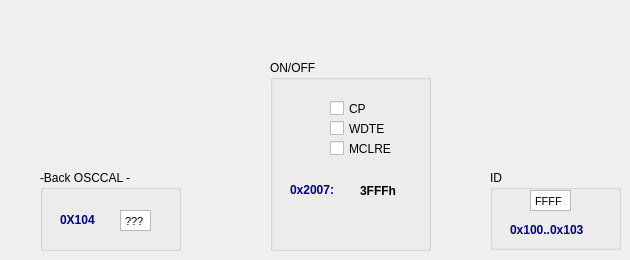
     <widget class="QWidget" name="page_6">
      <widget class="QGroupBox" name="groupBox_12">
       <property name="geometry">
        <rect>
         <x>490</x>
         <y>170</y>
         <width>131</width>
         <height>80</height>
        </rect>
       </property>
       <property name="title">
        <string>ID</string>
       </property>
       <widget class="QTextEdit" name="txtE_low_8_10f">
        <property name="enabled">
         <bool>true</bool>
        </property>
        <property name="geometry">
         <rect>
          <x>40</x>
          <y>20</y>
          <width>41</width>
          <height>21</height>
         </rect>
        </property>
        <property name="whatsThis">
         <string notr="true"/>
        </property>
        <property name="accessibleName">
         <string notr="true"/>
        </property>
        <property name="verticalScrollBarPolicy">
         <enum>Qt::ScrollBarAlwaysOff</enum>
        </property>
        <property name="undoRedoEnabled">
         <bool>false</bool>
        </property>
        <property name="html">
         <string>&lt;!DOCTYPE HTML PUBLIC &quot;-//W3C//DTD HTML 4.0//EN&quot; &quot;http://www.w3.org/TR/REC-html40/strict.dtd&quot;&gt;
&lt;html&gt;&lt;head&gt;&lt;meta name=&quot;qrichtext&quot; content=&quot;1&quot; /&gt;&lt;style type=&quot;text/css&quot;&gt;
p, li { white-space: pre-wrap; }
&lt;/style&gt;&lt;/head&gt;&lt;body style=&quot; font-family:'MS Shell Dlg 2'; font-size:8.25pt; font-weight:400; font-style:normal;&quot;&gt;
&lt;p style=&quot; margin-top:0px; margin-bottom:0px; margin-left:0px; margin-right:0px; -qt-block-indent:0; text-indent:0px;&quot;&gt;&lt;span style=&quot; font-size:8pt;&quot;&gt;FFFF&lt;/span&gt;&lt;/p&gt;&lt;/body&gt;&lt;/html&gt;</string>
        </property>
        <property name="overwriteMode">
         <bool>true</bool>
        </property>
        <property name="tabStopWidth">
         <number>2</number>
        </property>
        <property name="acceptRichText">
         <bool>true</bool>
        </property>
       </widget>
       <widget class="QLabel" name="label_11_10f">
        <property name="geometry">
         <rect>
          <x>20</x>
          <y>50</y>
          <width>101</width>
          <height>20</height>
         </rect>
        </property>
        <property name="palette">
         <palette>
          <active>
           <colorrole role="WindowText">
            <brush brushstyle="SolidPattern">
             <color alpha="255">
              <red>0</red>
              <green>0</green>
              <blue>127</blue>
             </color>
            </brush>
           </colorrole>
           <colorrole role="Text">
            <brush brushstyle="SolidPattern">
             <color alpha="255">
              <red>0</red>
              <green>0</green>
              <blue>127</blue>
             </color>
            </brush>
           </colorrole>
           <colorrole role="ButtonText">
            <brush brushstyle="SolidPattern">
             <color alpha="255">
              <red>0</red>
              <green>0</green>
              <blue>127</blue>
             </color>
            </brush>
           </colorrole>
          </active>
          <inactive>
           <colorrole role="WindowText">
            <brush brushstyle="SolidPattern">
             <color alpha="255">
              <red>0</red>
              <green>0</green>
              <blue>127</blue>
             </color>
            </brush>
           </colorrole>
           <colorrole role="Text">
            <brush brushstyle="SolidPattern">
             <color alpha="255">
              <red>0</red>
              <green>0</green>
              <blue>127</blue>
             </color>
            </brush>
           </colorrole>
           <colorrole role="ButtonText">
            <brush brushstyle="SolidPattern">
             <color alpha="255">
              <red>0</red>
              <green>0</green>
              <blue>127</blue>
             </color>
            </brush>
           </colorrole>
          </inactive>
          <disabled>
           <colorrole role="WindowText">
            <brush brushstyle="SolidPattern">
             <color alpha="255">
              <red>118</red>
              <green>116</green>
              <blue>108</blue>
             </color>
            </brush>
           </colorrole>
           <colorrole role="Text">
            <brush brushstyle="SolidPattern">
             <color alpha="255">
              <red>118</red>
              <green>116</green>
              <blue>108</blue>
             </color>
            </brush>
           </colorrole>
           <colorrole role="ButtonText">
            <brush brushstyle="SolidPattern">
             <color alpha="255">
              <red>118</red>
              <green>116</green>
              <blue>108</blue>
             </color>
            </brush>
           </colorrole>
          </disabled>
         </palette>
        </property>
        <property name="font">
         <font>
          <pointsize>9</pointsize>
          <weight>75</weight>
          <bold>true</bold>
         </font>
        </property>
        <property name="focusPolicy">
         <enum>Qt::ClickFocus</enum>
        </property>
        <property name="contextMenuPolicy">
         <enum>Qt::DefaultContextMenu</enum>
        </property>
        <property name="frameShadow">
         <enum>QFrame::Raised</enum>
        </property>
        <property name="lineWidth">
         <number>2</number>
        </property>
        <property name="text">
         <string>0x100..0x103</string>
        </property>
       </widget>
      </widget>
      <widget class="QGroupBox" name="groupBox_13">
       <property name="geometry">
        <rect>
         <x>270</x>
         <y>60</y>
         <width>161</width>
         <height>191</height>
        </rect>
       </property>
       <property name="title">
        <string>ON/OFF</string>
       </property>
       <widget class="QCheckBox" name="CHb_pic10_wdt">
        <property name="geometry">
         <rect>
          <x>60</x>
          <y>60</y>
          <width>70</width>
          <height>17</height>
         </rect>
        </property>
        <property name="text">
         <string>WDTE</string>
        </property>
       </widget>
       <widget class="QCheckBox" name="CHb_pic10_boden">
        <property name="geometry">
         <rect>
          <x>60</x>
          <y>80</y>
          <width>70</width>
          <height>17</height>
         </rect>
        </property>
        <property name="text">
         <string>MCLRE</string>
        </property>
       </widget>
       <widget class="QCheckBox" name="CHb_pic10_CP">
        <property name="geometry">
         <rect>
          <x>60</x>
          <y>40</y>
          <width>70</width>
          <height>17</height>
         </rect>
        </property>
        <property name="text">
         <string>CP</string>
        </property>
       </widget>
       <widget class="QLabel" name="label_11">
        <property name="geometry">
         <rect>
          <x>20</x>
          <y>120</y>
          <width>61</width>
          <height>20</height>
         </rect>
        </property>
        <property name="palette">
         <palette>
          <active>
           <colorrole role="WindowText">
            <brush brushstyle="SolidPattern">
             <color alpha="255">
              <red>0</red>
              <green>0</green>
              <blue>127</blue>
             </color>
            </brush>
           </colorrole>
           <colorrole role="Text">
            <brush brushstyle="SolidPattern">
             <color alpha="255">
              <red>0</red>
              <green>0</green>
              <blue>127</blue>
             </color>
            </brush>
           </colorrole>
           <colorrole role="ButtonText">
            <brush brushstyle="SolidPattern">
             <color alpha="255">
              <red>0</red>
              <green>0</green>
              <blue>127</blue>
             </color>
            </brush>
           </colorrole>
          </active>
          <inactive>
           <colorrole role="WindowText">
            <brush brushstyle="SolidPattern">
             <color alpha="255">
              <red>0</red>
              <green>0</green>
              <blue>127</blue>
             </color>
            </brush>
           </colorrole>
           <colorrole role="Text">
            <brush brushstyle="SolidPattern">
             <color alpha="255">
              <red>0</red>
              <green>0</green>
              <blue>127</blue>
             </color>
            </brush>
           </colorrole>
           <colorrole role="ButtonText">
            <brush brushstyle="SolidPattern">
             <color alpha="255">
              <red>0</red>
              <green>0</green>
              <blue>127</blue>
             </color>
            </brush>
           </colorrole>
          </inactive>
          <disabled>
           <colorrole role="WindowText">
            <brush brushstyle="SolidPattern">
             <color alpha="255">
              <red>118</red>
              <green>116</green>
              <blue>108</blue>
             </color>
            </brush>
           </colorrole>
           <colorrole role="Text">
            <brush brushstyle="SolidPattern">
             <color alpha="255">
              <red>118</red>
              <green>116</green>
              <blue>108</blue>
             </color>
            </brush>
           </colorrole>
           <colorrole role="ButtonText">
            <brush brushstyle="SolidPattern">
             <color alpha="255">
              <red>118</red>
              <green>116</green>
              <blue>108</blue>
             </color>
            </brush>
           </colorrole>
          </disabled>
         </palette>
        </property>
        <property name="font">
         <font>
          <pointsize>9</pointsize>
          <weight>75</weight>
          <bold>true</bold>
         </font>
        </property>
        <property name="focusPolicy">
         <enum>Qt::ClickFocus</enum>
        </property>
        <property name="contextMenuPolicy">
         <enum>Qt::DefaultContextMenu</enum>
        </property>
        <property name="frameShadow">
         <enum>QFrame::Raised</enum>
        </property>
        <property name="lineWidth">
         <number>2</number>
        </property>
        <property name="text">
         <string>0x2007:</string>
        </property>
       </widget>
       <widget class="QLabel" name="label_12">
        <property name="geometry">
         <rect>
          <x>90</x>
          <y>120</y>
          <width>46</width>
          <height>21</height>
         </rect>
        </property>
        <property name="font">
         <font>
          <pointsize>9</pointsize>
          <weight>75</weight>
          <bold>true</bold>
         </font>
        </property>
        <property name="text">
         <string>3FFFh</string>
        </property>
       </widget>
      </widget>
      <widget class="QGroupBox" name="groupBox_15">
       <property name="geometry">
        <rect>
         <x>40</x>
         <y>170</y>
         <width>141</width>
         <height>81</height>
        </rect>
       </property>
       <property name="title">
        <string>-Back OSCCAL -</string>
       </property>
       <widget class="QTextEdit" name="txtE_low_8_10f_osc">
        <property name="enabled">
         <bool>true</bool>
        </property>
        <property name="geometry">
         <rect>
          <x>80</x>
          <y>40</y>
          <width>31</width>
          <height>21</height>
         </rect>
        </property>
        <property name="whatsThis">
         <string notr="true"/>
        </property>
        <property name="accessibleName">
         <string notr="true"/>
        </property>
        <property name="verticalScrollBarPolicy">
         <enum>Qt::ScrollBarAlwaysOff</enum>
        </property>
        <property name="undoRedoEnabled">
         <bool>false</bool>
        </property>
        <property name="html">
         <string>&lt;!DOCTYPE HTML PUBLIC &quot;-//W3C//DTD HTML 4.0//EN&quot; &quot;http://www.w3.org/TR/REC-html40/strict.dtd&quot;&gt;
&lt;html&gt;&lt;head&gt;&lt;meta name=&quot;qrichtext&quot; content=&quot;1&quot; /&gt;&lt;style type=&quot;text/css&quot;&gt;
p, li { white-space: pre-wrap; }
&lt;/style&gt;&lt;/head&gt;&lt;body style=&quot; font-family:'MS Shell Dlg 2'; font-size:8.25pt; font-weight:400; font-style:normal;&quot;&gt;
&lt;p style=&quot; margin-top:0px; margin-bottom:0px; margin-left:0px; margin-right:0px; -qt-block-indent:0; text-indent:0px;&quot;&gt;&lt;span style=&quot; font-size:8pt;&quot;&gt;????&lt;/span&gt;&lt;/p&gt;&lt;/body&gt;&lt;/html&gt;</string>
        </property>
        <property name="overwriteMode">
         <bool>true</bool>
        </property>
        <property name="tabStopWidth">
         <number>2</number>
        </property>
        <property name="acceptRichText">
         <bool>true</bool>
        </property>
       </widget>
       <widget class="QLabel" name="label_11_10f_osc">
        <property name="geometry">
         <rect>
          <x>20</x>
          <y>40</y>
          <width>51</width>
          <height>20</height>
         </rect>
        </property>
        <property name="palette">
         <palette>
          <active>
           <colorrole role="WindowText">
            <brush brushstyle="SolidPattern">
             <color alpha="255">
              <red>0</red>
              <green>0</green>
              <blue>127</blue>
             </color>
            </brush>
           </colorrole>
           <colorrole role="Text">
            <brush brushstyle="SolidPattern">
             <color alpha="255">
              <red>0</red>
              <green>0</green>
              <blue>127</blue>
             </color>
            </brush>
           </colorrole>
           <colorrole role="ButtonText">
            <brush brushstyle="SolidPattern">
             <color alpha="255">
              <red>0</red>
              <green>0</green>
              <blue>127</blue>
             </color>
            </brush>
           </colorrole>
          </active>
          <inactive>
           <colorrole role="WindowText">
            <brush brushstyle="SolidPattern">
             <color alpha="255">
              <red>0</red>
              <green>0</green>
              <blue>127</blue>
             </color>
            </brush>
           </colorrole>
           <colorrole role="Text">
            <brush brushstyle="SolidPattern">
             <color alpha="255">
              <red>0</red>
              <green>0</green>
              <blue>127</blue>
             </color>
            </brush>
           </colorrole>
           <colorrole role="ButtonText">
            <brush brushstyle="SolidPattern">
             <color alpha="255">
              <red>0</red>
              <green>0</green>
              <blue>127</blue>
             </color>
            </brush>
           </colorrole>
          </inactive>
          <disabled>
           <colorrole role="WindowText">
            <brush brushstyle="SolidPattern">
             <color alpha="255">
              <red>118</red>
              <green>116</green>
              <blue>108</blue>
             </color>
            </brush>
           </colorrole>
           <colorrole role="Text">
            <brush brushstyle="SolidPattern">
             <color alpha="255">
              <red>118</red>
              <green>116</green>
              <blue>108</blue>
             </color>
            </brush>
           </colorrole>
           <colorrole role="ButtonText">
            <brush brushstyle="SolidPattern">
             <color alpha="255">
              <red>118</red>
              <green>116</green>
              <blue>108</blue>
             </color>
            </brush>
           </colorrole>
          </disabled>
         </palette>
        </property>
        <property name="font">
         <font>
          <pointsize>9</pointsize>
          <weight>75</weight>
          <bold>true</bold>
         </font>
        </property>
        <property name="focusPolicy">
         <enum>Qt::ClickFocus</enum>
        </property>
        <property name="contextMenuPolicy">
         <enum>Qt::DefaultContextMenu</enum>
        </property>
        <property name="frameShadow">
         <enum>QFrame::Raised</enum>
        </property>
        <property name="lineWidth">
         <number>2</number>
        </property>
        <property name="text">
         <string>0X104</string>
        </property>
       </widget>
      </widget>
     </widget>
